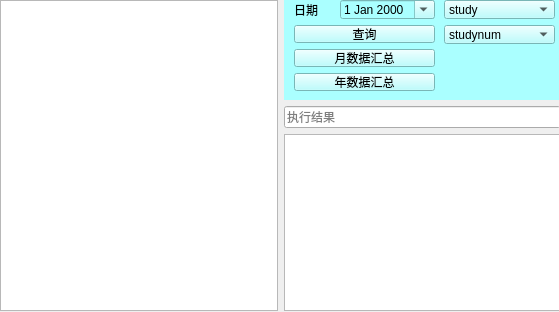
<?xml version="1.0" encoding="UTF-8"?>
<ui version="4.0">
 <class>dataAnalyse</class>
 <widget class="QWidget" name="dataAnalyse">
  <property name="geometry">
   <rect>
    <x>0</x>
    <y>0</y>
    <width>559</width>
    <height>312</height>
   </rect>
  </property>
  <property name="windowTitle">
   <string>Form</string>
  </property>
  <widget class="QWidget" name="layoutWidget">
   <property name="geometry">
    <rect>
     <x>0</x>
     <y>0</y>
     <width>561</width>
     <height>311</height>
    </rect>
   </property>
   <layout class="QHBoxLayout" name="horizontalLayout">
    <item>
     <widget class="QTableView" name="tableView"/>
    </item>
    <item>
     <layout class="QVBoxLayout" name="verticalLayout">
      <item>
       <widget class="QWidget" name="widget" native="true">
        <property name="minimumSize">
         <size>
          <width>0</width>
          <height>100</height>
         </size>
        </property>
        <property name="styleSheet">
         <string notr="true">background-color: rgb(170, 255, 255);</string>
        </property>
        <widget class="QWidget" name="layoutWidget">
         <property name="geometry">
          <rect>
           <x>10</x>
           <y>0</y>
           <width>141</width>
           <height>91</height>
          </rect>
         </property>
         <layout class="QVBoxLayout" name="verticalLayout_2">
          <item>
           <layout class="QHBoxLayout" name="horizontalLayout_2">
            <item>
             <widget class="QLabel" name="label">
              <property name="text">
               <string>日期</string>
              </property>
             </widget>
            </item>
            <item>
             <widget class="QDateEdit" name="dateEdit">
              <property name="calendarPopup">
               <bool>true</bool>
              </property>
             </widget>
            </item>
           </layout>
          </item>
          <item>
           <widget class="QPushButton" name="pushButton">
            <property name="text">
             <string>查询</string>
            </property>
           </widget>
          </item>
          <item>
           <widget class="QPushButton" name="pushButton_2">
            <property name="text">
             <string>月数据汇总</string>
            </property>
           </widget>
          </item>
          <item>
           <widget class="QPushButton" name="pushButton_3">
            <property name="text">
             <string>年数据汇总</string>
            </property>
           </widget>
          </item>
         </layout>
        </widget>
        <widget class="QWidget" name="">
         <property name="geometry">
          <rect>
           <x>160</x>
           <y>0</y>
           <width>111</width>
           <height>44</height>
          </rect>
         </property>
         <layout class="QVBoxLayout" name="verticalLayout_3">
          <item>
           <widget class="QComboBox" name="comboBox">
            <item>
             <property name="text">
              <string>study</string>
             </property>
            </item>
            <item>
             <property name="text">
              <string>diary</string>
             </property>
            </item>
            <item>
             <property name="text">
              <string>bill</string>
             </property>
            </item>
            <item>
             <property name="text">
              <string>course</string>
             </property>
            </item>
           </widget>
          </item>
          <item>
           <widget class="QComboBox" name="selectData">
            <item>
             <property name="text">
              <string>studynum</string>
             </property>
            </item>
            <item>
             <property name="text">
              <string>studytime</string>
             </property>
            </item>
            <item>
             <property name="text">
              <string>studyefficiency</string>
             </property>
            </item>
           </widget>
          </item>
         </layout>
        </widget>
       </widget>
      </item>
      <item>
       <widget class="QLineEdit" name="lineEdit">
        <property name="readOnly">
         <bool>true</bool>
        </property>
        <property name="placeholderText">
         <string>执行结果</string>
        </property>
       </widget>
      </item>
      <item>
       <widget class="QChartView" name="graphicsView"/>
      </item>
     </layout>
    </item>
   </layout>
  </widget>
 </widget>
 <customwidgets>
  <customwidget>
   <class>QChartView</class>
   <extends>QGraphicsView</extends>
   <header>qchartview.h</header>
  </customwidget>
 </customwidgets>
 <resources/>
 <connections/>
</ui>
